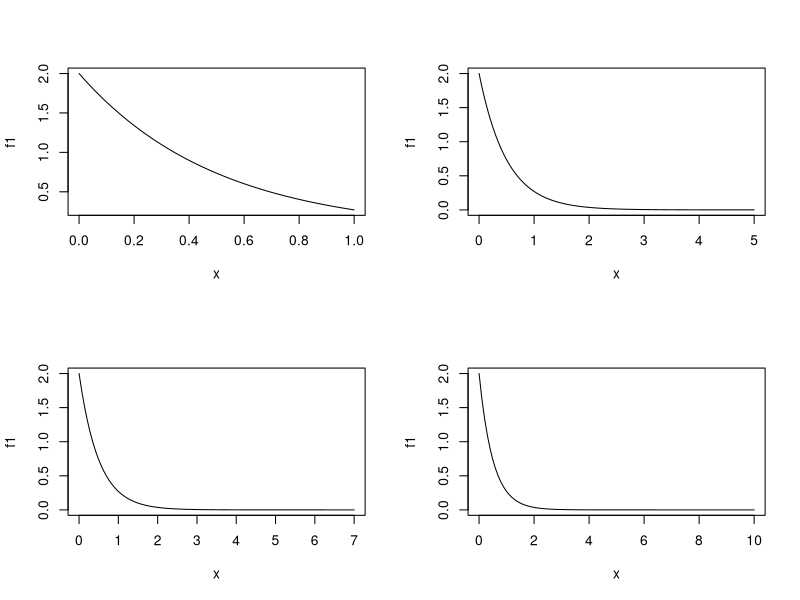
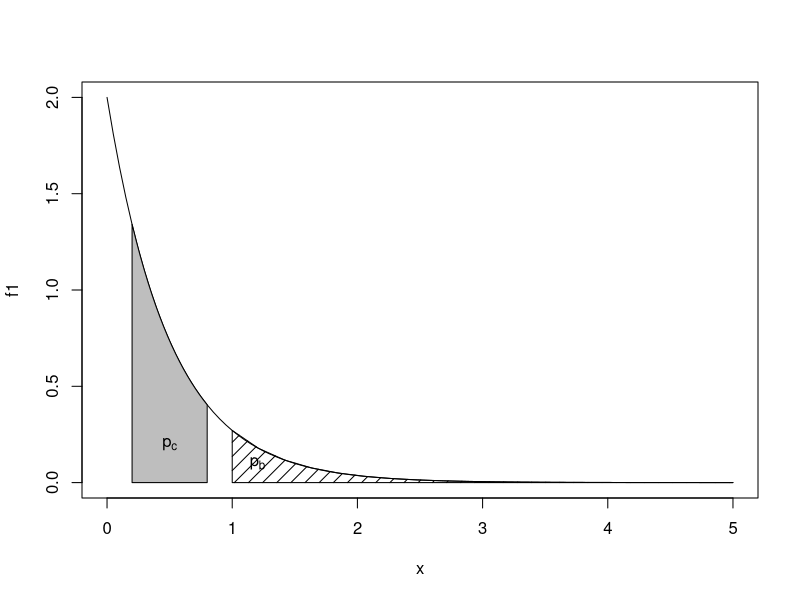
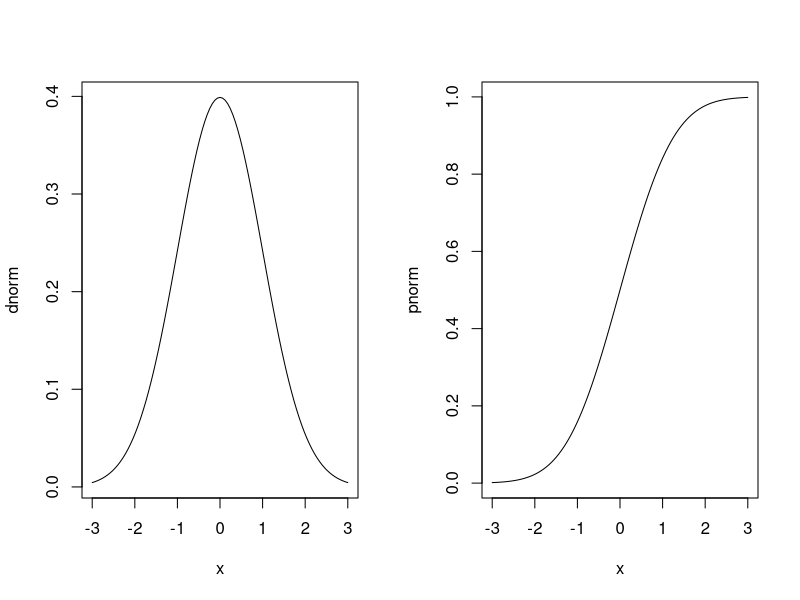
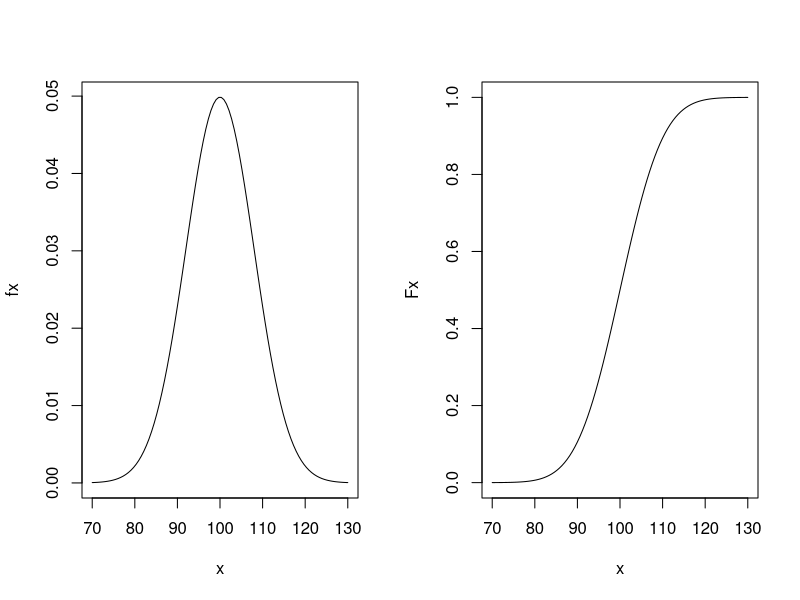
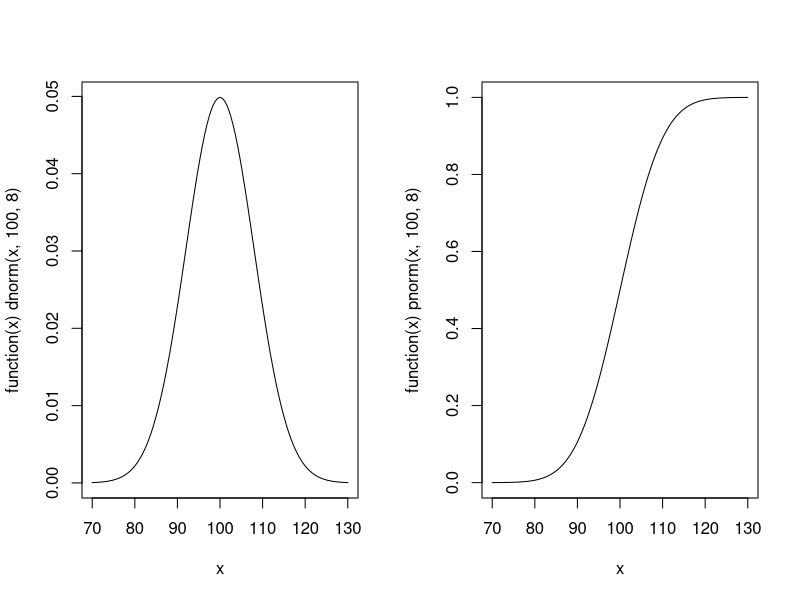
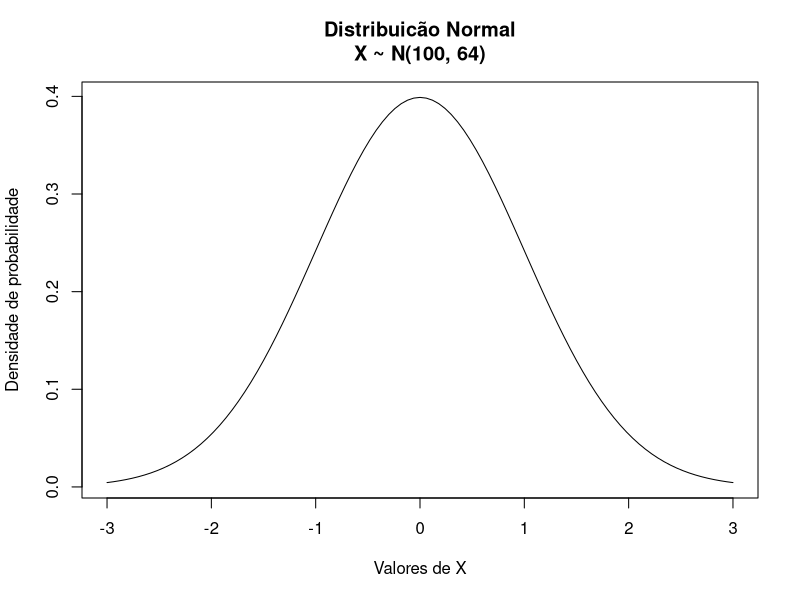
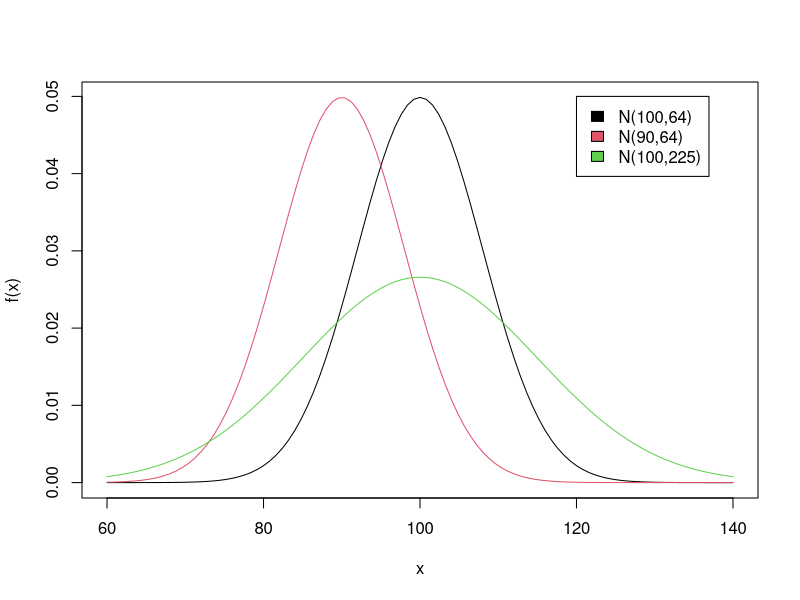
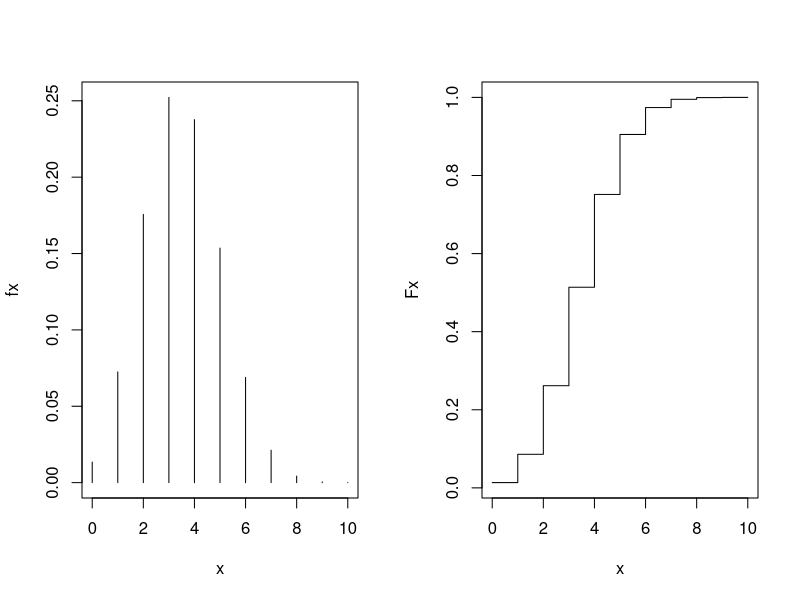

Write the R code that produced these figures, in order.
## ---- chunk 1
f1 <- function(x){
    fx <- ifelse(x < 0, 0, 2 * exp(-2 * x))
    return(fx)
}
## ---- chunk 2
par(mfrow = c(2, 2))
plot(f1)
plot(f1, from = 0, to = 5)
plot(f1, from = 0, to = 7)
plot(f1, from = 0, to = 10)
par(mfrow = c(1, 1))
## ---- chunk 3
integrate(f1, lower = 0, upper = Inf)
## ---- chunk 4
plot(f1, from = 0, to = 5)
polygon(x = c(1, seq(1, 5, length.out = 20)),
        y = c(0, f1(seq(1, 5,length.out = 20))),
        density = 10) 
polygon(x = c(0.2, seq(0.2, 0.8, length.out = 20), 0.8),
        y = c(0, f1(seq(0.2, 0.8, length.out = 20)), 0),
        col = "gray") 
text(x = c(1.2, 0.5), y = c(0.1, 0.2),
     c(expression(p[b], p[c])))
## ---- chunk 5
integrate(f1, lower = 1, upper = Inf)
integrate(f1, lower = 0.2, upper = 0.8)
## ---- chunk 6
dnorm(-1)
pnorm(-1)
qnorm(0.975)
rnorm(10)
## ---- chunk 7
mu <- 0
sigma <- 1
x <- -1
(1/(sigma * sqrt(2*pi))) * exp((-1/2) * ((x - mu)/sigma)^2)
## ---- chunk 8
args(rnorm)
## ---- chunk 9
qnorm(0.975, mean = 100, sd = 8)
qnorm(0.975, m = 100, s = 8)
qnorm(0.975, 100, 8)
## ---- chunk 10
## P[X < 95]
pnorm(95, 100, 10)
## P[90 < X < 110]
pnorm(110, 100, 10) - pnorm(90, 100, 10)
## P[X > 95] = 1 - P[X < 95]
1 - pnorm(95, 100, 10)
pnorm(95, 100, 10, lower.tail = FALSE) # melhor
## ---- chunk 11
par(mfrow = c(1, 2))
plot(dnorm, from = -3, to = 3)
plot(pnorm, from = -3, to = 3)
par(mfrow = c(1, 1))
## ---- chunk 12
par(mfrow = c(1, 2))
x <- seq(70, 130, length.out = 100)
fx <- dnorm(x, 100, 8)
plot(x, fx, type = "l")
Fx <- pnorm(x, 100, 8)
plot(x, Fx, type = "l")
par(mfrow = c(1, 1))
## ---- chunk 13
par(mfrow = c(1, 2))
plot(function(x) dnorm(x, 100, 8), from = 70, to = 130)
plot(function(x) pnorm(x, 100, 8), from = 70, to = 130)
par(mfrow = c(1, 1))
## ---- chunk 14
plot(dnorm, from = -3, to = 3,
     xlab = "Valores de X",
     ylab = "Densidade de probabilidade")
title("Distribuicão Normal\nX ~ N(100, 64)")
## ---- chunk 15
plot(function(x) dnorm(x, 100, 8), 60, 140, ylab = 'f(x)')
plot(function(x) dnorm(x, 90, 8), 60, 140, add = TRUE, col = 2)
plot(function(x) dnorm(x, 100, 15), 60, 140, add = TRUE, col = 3)
legend(120, 0.05, fill = 1:3,
       legend = c("N(100,64)", "N(90,64)", "N(100,225)"))
## ---- chunk 16
args(dbinom)
## ---- chunk 17
par(mfrow = c(1, 2))
x <- 0:10
fx <- dbinom(x, size = 10, prob = 0.35)
plot(x, fx, type = "h")
Fx <- pbinom(x, size = 10, prob = 0.35)
plot(x, Fx, type = "s")
par(mfrow = c(1, 1))
## ---- chunk 18
## P[X = 7]
dbinom(7, size = 10, prob = 0.35)
## P[X <= 7]
pbinom(7, size = 10, prob = 0.35)
# OU
sum(dbinom(0:7, size = 10, prob = 0.35))
## P[X > 7]
1 - pbinom(7, size = 10, prob = 0.35)
pbinom(7, size = 10, prob = 0.35, lower.tail = FALSE) # melhor
## P[3 < X <= 6]
pbinom(6, 10, 0.35) - pbinom(3, 10, 0.35)
# OU
sum(dbinom(4:6, 10, 0.35))
## ---- chunk 19
par(mfrow=c(2,2))
plot(0:30, dpois(x = 0:30, lambda = 1), type = "h",
     xlab = "X", ylab = "P[X = x]", main = expression(mu == 1),
     ylim = c(0,.4))
plot(0:30, dpois(x = 0:30, lambda = 5), type = "h",
     xlab = "X", ylab = "P[X = x]", main = expression(mu == 5),
     ylim = c(0,.4))
plot(0:30, dpois(x = 0:30, lambda = 10), type = "h",
     xlab = "X", ylab = "P[X = x]", main = expression(mu == 10),
     ylim = c(0,.4))
plot(0:30, dpois(x = 0:30, lambda = 15), type = "h",
     xlab = "X", ylab = "P[X = x]", main = expression(mu == 15),
     ylim = c(0,.4))
## ---- chunk 20
## a) E(X) = mu = lambda . t
lambda <- 8/60 # 8 chamadas/60 minutos
t <- 15 # 15 minutos
(mu <- lambda * t)
## b) P[x = 0]
ppois(0, mu)
dpois(0, mu)
## c) P[X >= 2] = 1 - P[X < 2]
1 - ppois(1, mu)
ppois(1, mu, lower.tail = FALSE)
## d) P[X = 2]
t <- 20
(mu <- lambda * t)
dpois(2, mu)
## ---- chunk 21
## lambda = taxa de ocorrência por página
lambda <- 150/200
## intervalo de interesse
t <- 2
## Parâmetro mu = lambda . t
(mu <- lambda * t)
## a) P[X = 0]
dpois(0, mu)
## b) P[X = 3]
dpois(3, mu)
## c) P[X >= 1] = 1 - P[X < 1]
1 - ppois(0, mu)
ppois(0, mu, lower.tail = FALSE)
## ---- chunk 22
args(runif)
runif(5)
punif(0.75)
## ---- chunk 23
runif(5, min = 5, max = 20)
## ---- chunk 24
sample(1:10, size = 15, replace = TRUE)
## ---- chunk 25
args(sample)
## ---- chunk 26
sample(0:20, size = 3)
## ---- chunk 27
x <- c(23, 34, 12, 22, 17, 28, 18, 19, 20, 13, 18)
sample(x, size = 5)
## ---- chunk 28
sample(1:6, size = 10, replace = TRUE)
## ---- chunk 29
sample(1:6, size = 10, replace = TRUE,  prob = 1:6)
## ---- chunk 30
pnorm(95, mean = 100, sd = 10)
## ---- chunk 31
fn <- function(x, mu, sigma){
    (1/(sigma * sqrt(2*pi))) * exp((-1/2) * ((x - mu)/sigma)^2)
}
## ---- chunk 32
x <- seq(70, 130, length.out = 200)
fx <- fn(x, mu = 100, sigma = 10)
plot(x, fx, type = "l")
ax <- c(70, 70, x[x < 95], 95, 95)
ay <- c(0, fn(70, 100, 10), fx[x < 95], fn(95, 100, 10),0)
polygon(ax, ay, density = 10)
## ---- chunk 33
integrate(fn, mu = 100, sigma = 10, lower = -Inf, upper = 95)
## ---- chunk 34
integrate(fn, mu = 100, sigma = 10, lower = 90, upper = 110)
integrate(fn, mu = 100, sigma = 10, lower = 95, upper = +Inf)
## ---- chunk 35
pnorm(110, 100, 10) - pnorm(90, 100, 10)
pnorm(95, 100, 10, lower.tail = FALSE)
